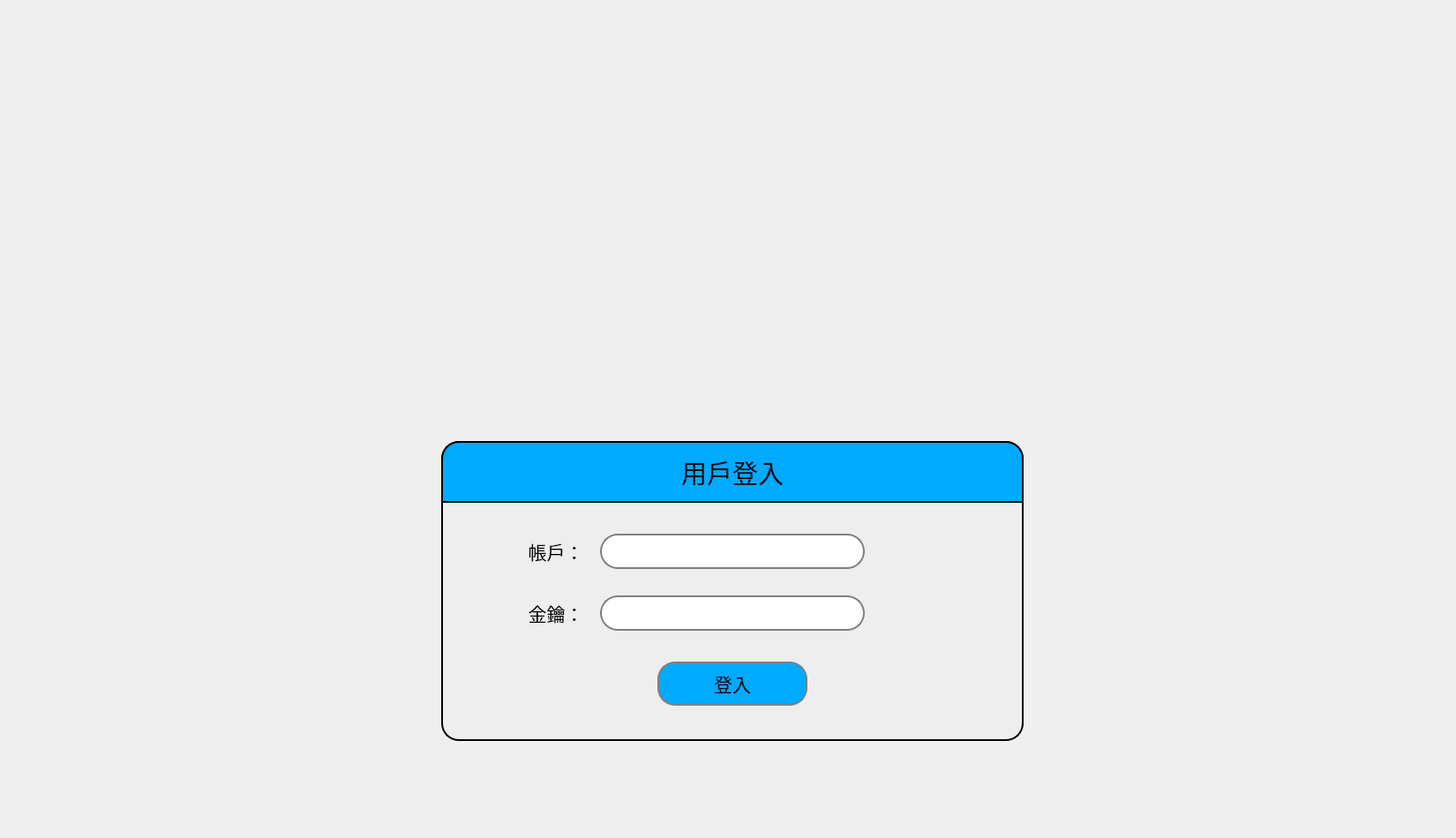
<?xml version="1.0" encoding="UTF-8"?>
<ui version="4.0">
 <class>Form</class>
 <widget class="QWidget" name="Form">
  <property name="geometry">
   <rect>
    <x>0</x>
    <y>0</y>
    <width>1650</width>
    <height>950</height>
   </rect>
  </property>
  <property name="windowTitle">
   <string>Form</string>
  </property>
  <property name="styleSheet">
   <string notr="true"/>
  </property>
  <widget class="QFrame" name="login_frame">
   <property name="geometry">
    <rect>
     <x>500</x>
     <y>500</y>
     <width>660</width>
     <height>340</height>
    </rect>
   </property>
   <property name="styleSheet">
    <string notr="true">#login_frame {
	background-color: #EEEEEE;
	border: 2px solid black;
	border-radius: 20px;
}</string>
   </property>
   <property name="frameShape">
    <enum>QFrame::StyledPanel</enum>
   </property>
   <property name="frameShadow">
    <enum>QFrame::Raised</enum>
   </property>
   <widget class="QFrame" name="account_frame">
    <property name="geometry">
     <rect>
      <x>80</x>
      <y>105</y>
      <width>400</width>
      <height>40</height>
     </rect>
    </property>
    <property name="styleSheet">
     <string notr="true">#account_frame {
	border: 0px;
}</string>
    </property>
    <property name="frameShape">
     <enum>QFrame::StyledPanel</enum>
    </property>
    <property name="frameShadow">
     <enum>QFrame::Raised</enum>
    </property>
    <widget class="QLabel" name="account_label">
     <property name="geometry">
      <rect>
       <x>0</x>
       <y>0</y>
       <width>100</width>
       <height>40</height>
      </rect>
     </property>
     <property name="font">
      <font>
       <family>Sans Serif</family>
       <pointsize>16</pointsize>
       <weight>50</weight>
       <bold>false</bold>
      </font>
     </property>
     <property name="text">
      <string>帳戶：</string>
     </property>
     <property name="alignment">
      <set>Qt::AlignCenter</set>
     </property>
    </widget>
    <widget class="QLineEdit" name="account">
     <property name="geometry">
      <rect>
       <x>100</x>
       <y>0</y>
       <width>300</width>
       <height>40</height>
      </rect>
     </property>
     <property name="font">
      <font>
       <family>Noto Mono</family>
       <pointsize>14</pointsize>
      </font>
     </property>
     <property name="styleSheet">
      <string notr="true">background-color: white;
border: 2px solid gray;
border-radius: 20px;</string>
     </property>
     <property name="text">
      <string/>
     </property>
     <property name="cursorPosition">
      <number>0</number>
     </property>
     <property name="alignment">
      <set>Qt::AlignCenter</set>
     </property>
    </widget>
   </widget>
   <widget class="QFrame" name="key_frame">
    <property name="geometry">
     <rect>
      <x>80</x>
      <y>175</y>
      <width>400</width>
      <height>40</height>
     </rect>
    </property>
    <property name="styleSheet">
     <string notr="true">#key_frame {
	border: 0px;
}</string>
    </property>
    <property name="frameShape">
     <enum>QFrame::StyledPanel</enum>
    </property>
    <property name="frameShadow">
     <enum>QFrame::Raised</enum>
    </property>
    <widget class="QLabel" name="key_label">
     <property name="geometry">
      <rect>
       <x>0</x>
       <y>0</y>
       <width>100</width>
       <height>40</height>
      </rect>
     </property>
     <property name="font">
      <font>
       <family>Sans Serif</family>
       <pointsize>16</pointsize>
       <weight>50</weight>
       <bold>false</bold>
      </font>
     </property>
     <property name="text">
      <string>金鑰：</string>
     </property>
     <property name="alignment">
      <set>Qt::AlignCenter</set>
     </property>
    </widget>
    <widget class="QLineEdit" name="key">
     <property name="geometry">
      <rect>
       <x>100</x>
       <y>0</y>
       <width>300</width>
       <height>40</height>
      </rect>
     </property>
     <property name="font">
      <font>
       <family>Noto Mono</family>
       <pointsize>14</pointsize>
      </font>
     </property>
     <property name="styleSheet">
      <string notr="true">background-color: white;
border: 2px solid gray;
border-radius: 20px;</string>
     </property>
     <property name="echoMode">
      <enum>QLineEdit::Password</enum>
     </property>
     <property name="cursorPosition">
      <number>0</number>
     </property>
     <property name="alignment">
      <set>Qt::AlignCenter</set>
     </property>
    </widget>
   </widget>
   <widget class="QFrame" name="login_title_frame">
    <property name="geometry">
     <rect>
      <x>0</x>
      <y>0</y>
      <width>660</width>
      <height>70</height>
     </rect>
    </property>
    <property name="autoFillBackground">
     <bool>false</bool>
    </property>
    <property name="styleSheet">
     <string notr="true">#login_title_frame {
	background-color: rgb(0, 170, 255);
	border: 2px solid black;
	border-top-left-radius: 20px;
	border-top-right-radius: 20px;
}</string>
    </property>
    <property name="frameShape">
     <enum>QFrame::StyledPanel</enum>
    </property>
    <property name="frameShadow">
     <enum>QFrame::Raised</enum>
    </property>
    <widget class="QLabel" name="login_title">
     <property name="geometry">
      <rect>
       <x>245</x>
       <y>0</y>
       <width>170</width>
       <height>70</height>
      </rect>
     </property>
     <property name="font">
      <font>
       <family>Noto Sans CJK HK</family>
       <pointsize>22</pointsize>
       <weight>50</weight>
       <italic>false</italic>
       <bold>false</bold>
       <underline>false</underline>
       <strikeout>false</strikeout>
       <kerning>true</kerning>
      </font>
     </property>
     <property name="text">
      <string>用戶登入</string>
     </property>
     <property name="alignment">
      <set>Qt::AlignCenter</set>
     </property>
    </widget>
   </widget>
   <widget class="QPushButton" name="login_button">
    <property name="geometry">
     <rect>
      <x>245</x>
      <y>250</y>
      <width>170</width>
      <height>50</height>
     </rect>
    </property>
    <property name="font">
     <font>
      <family>Sans Serif</family>
      <pointsize>16</pointsize>
      <weight>50</weight>
      <bold>false</bold>
     </font>
    </property>
    <property name="styleSheet">
     <string notr="true">background-color: rgb(0, 170, 255);
border: 2px solid gray;
border-radius: 20px;</string>
    </property>
    <property name="text">
     <string>登入</string>
    </property>
    <property name="checkable">
     <bool>true</bool>
    </property>
   </widget>
  </widget>
  <widget class="QLabel" name="logo">
   <property name="geometry">
    <rect>
     <x>430</x>
     <y>90</y>
     <width>790</width>
     <height>360</height>
    </rect>
   </property>
   <property name="styleSheet">
    <string notr="true"/>
   </property>
   <property name="text">
    <string/>
   </property>
   <property name="pixmap">
    <pixmap>logo.png</pixmap>
   </property>
   <property name="scaledContents">
    <bool>true</bool>
   </property>
   <property name="wordWrap">
    <bool>true</bool>
   </property>
  </widget>
  <widget class="QLabel" name="background">
   <property name="geometry">
    <rect>
     <x>0</x>
     <y>0</y>
     <width>1650</width>
     <height>950</height>
    </rect>
   </property>
   <property name="text">
    <string/>
   </property>
   <property name="pixmap">
    <pixmap>background.png</pixmap>
   </property>
   <property name="scaledContents">
    <bool>true</bool>
   </property>
   <property name="wordWrap">
    <bool>true</bool>
   </property>
  </widget>
  <zorder>background</zorder>
  <zorder>login_frame</zorder>
  <zorder>logo</zorder>
 </widget>
 <resources/>
 <connections/>
</ui>
